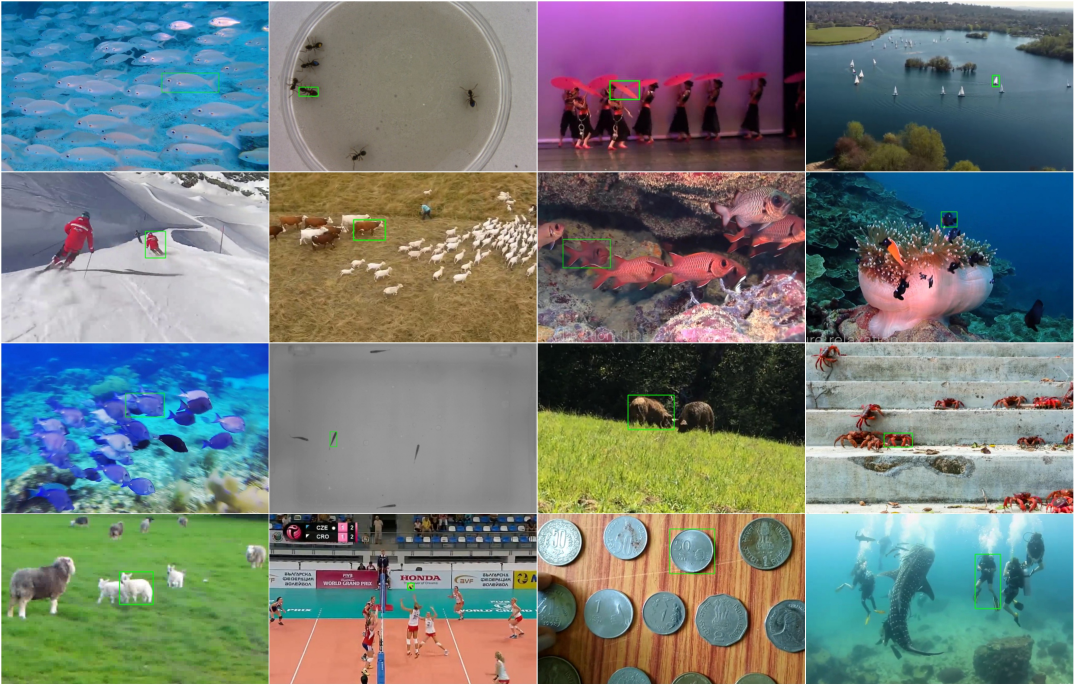
#> input picture imgs/didi-examples.jpg, 3224 x 2056 px (shown at 1/3 size)
$ python -i visualization_utils.py   (imports and definitions only)   (older library calls are emulated)
#> lines starting #> are read from the running program, lines starting #| are printed output that depends on the picture
import numpy as np
import cv2


# box 1 pixel

# [24 lines left out: functions overlay_rectangle, overlay_mask, not called in this run]


class VisualizerSimple():
    def __init__(self, window_name='Window'):
        self.window_name = window_name
        cv2.namedWindow(self.window_name, cv2.WINDOW_AUTOSIZE)

    def show(self, img, mask=None, box=None):
        # suppose image is in RGB format
        img_vis = img.copy()

        if mask is not None:
            overlay_mask(img_vis, mask, color=(255, 255, 0), line_width=1, alpha=0.7)

        if (img_vis.shape[0] * img_vis.shape[1]) > 1000000:
            img_vis = cv2.resize(img_vis, (0, 0), fx=0.5, fy=0.5)
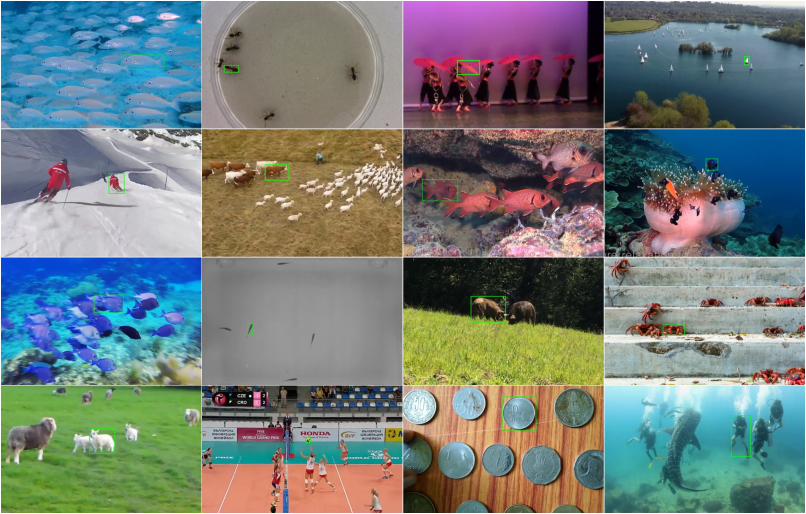
#> img_vis: shape (1028, 1612, 3) (shown at 1/2 size); mean R, G, B 113.7, 124, 121.7

        img_vis = cv2.cvtColor(img_vis, cv2.COLOR_RGB2BGR)
        cv2.imshow(self.window_name, img_vis)
        key_ = cv2.waitKey(0)
#> (key Esc is pressed here)

        if key_ == 27:
            exit(0)
#> (the program exits here)
